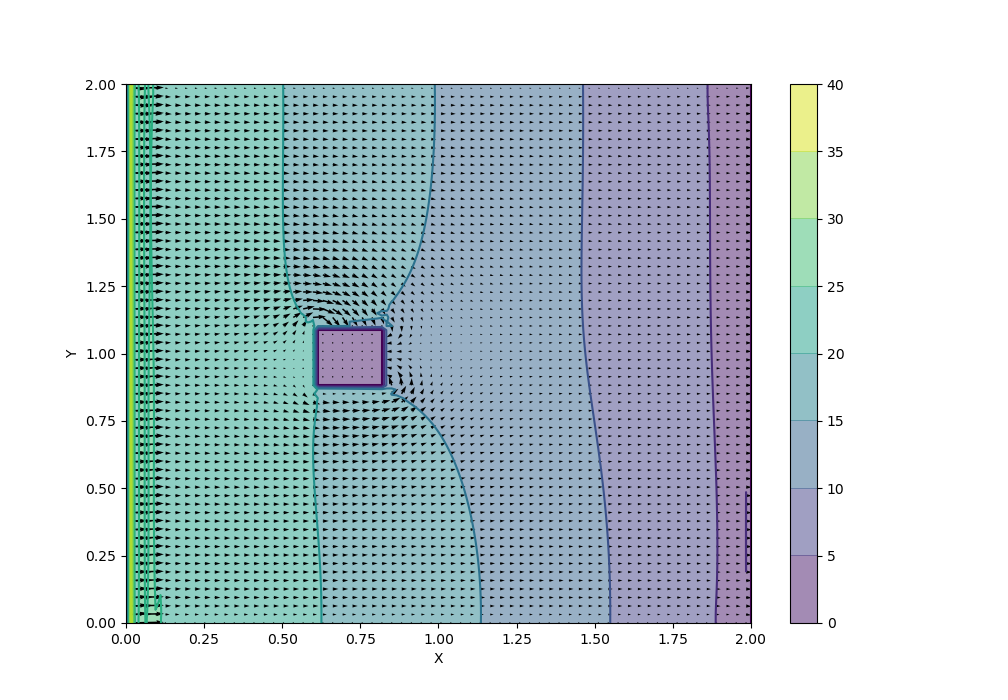

Write the Python code that produced this figure.
from matplotlib import pyplot as plt
from matplotlib import cm
import numpy as np
import random

class calc():
    def __init__(self):
        self.nx, self.ny = 128, 128
        self.spx, self.epx = self.obstacle(self.nx)
        self.spy, self.epy = self.obstacle(self.ny)
        self.dx, self.dy = 2/(self.nx - 1), 2/(self.ny - 1)
        self.nt = 100
        self.nit = 100
        self.rho = 1
        self.nu = .1
        self.dt = .0001

    def obstacle(self, mesh):
        spx = random.randint(mesh/8, 3*mesh/4)
        return int(spx), int(spx+(mesh/8))

    def build_up_b(self, b, u, v):
        
        b[1:-1, 1:-1] = (self.rho * (1 / self.dt * 
                        ((u[1:-1, 2:] - u[1:-1, 0:-2]) / 
                        (2 * self.dx) + (v[2:, 1:-1] - v[0:-2, 1:-1]) / (2 * self.dy)) -
                        ((u[1:-1, 2:] - u[1:-1, 0:-2]) / (2 * self.dx))**2 -
                        2 * ((u[2:, 1:-1] - u[0:-2, 1:-1]) / (2 * self.dy) *
                            (v[1:-1, 2:] - v[1:-1, 0:-2]) / (2 * self.dx))-
                            ((v[2:, 1:-1] - v[0:-2, 1:-1]) / (2 * self.dy))**2))
        return b

    def pressure_poisson(self, p, b):
        pn = np.empty_like(p)
        pn = p.copy()
        
        for q in range(self.nit):
            pn = p.copy()
            p[1:-1, 1:-1] = (((pn[1:-1, 2:] + pn[1:-1, 0:-2]) * self.dy**2 + 
                            (pn[2:, 1:-1] + pn[0:-2, 1:-1]) * self.dx**2) /
                            (2 * (self.dx**2 + self.dy**2)) -
                            self.dx**2 * self.dy**2 / (2 * (self.dx**2 + self.dy**2)) * 
                            b[1:-1,1:-1])

            p[-1, :] =p[-2, :]  # dp/dy = 0 at y = 2
            p[0, :] = p[1, :]  # dp/dy = 0 at y = 0
            
            p[self.spx, self.spy:self.epy] = p[self.spx-1, self.spy:self.epy]
            p[self.epx, self.spy:self.epy] = p[self.epx-1, self.spy:self.epy]
            p[self.spx:self.epx, self.spy] = p[self.spx:self.epx, self.spy-1]
            p[self.spx:self.epx, self.epy] = p[self.spx:self.epx, self.epy-1]
            p[self.spx+1:self.epx-1, self.spy+1:self.epy-1] = 0
        return p

    def cavity_flow(self):
        u, v = np.zeros((self.ny, self.nx)), np.zeros((self.ny, self.nx))
        p, b = np.zeros((self.ny, self.nx)), np.zeros((self.ny, self.nx))
        un , vn = np.empty_like(u), np.empty_like(v)
        
        for n in range(self.nt):
            un, vn = u.copy(), v.copy()
            b = self.build_up_b(b, u, v)
            p = self.pressure_poisson(p, b)
            
            u[1:-1, 1:-1] = (un[1:-1, 1:-1]-
                            un[1:-1, 1:-1] * self.dt / self.dx *
                            (un[1:-1, 1:-1] - un[1:-1, 0:-2]) -
                            vn[1:-1, 1:-1] * self.dt / self.dy *
                            (un[1:-1, 1:-1] - un[0:-2, 1:-1]) -
                            self.dt / (2 * self.rho * self.dx) * (p[1:-1, 2:] - p[1:-1, 0:-2]) +
                            self.nu * (self.dt / self.dx**2 *
                            (un[1:-1, 2:] - 2 * un[1:-1, 1:-1] + un[1:-1, 0:-2]) +
                            self.dt / self.dy**2 *
                            (un[2:, 1:-1] - 2 * un[1:-1, 1:-1] + un[0:-2, 1:-1])))

            v[1:-1,1:-1] = (vn[1:-1, 1:-1] -
                            un[1:-1, 1:-1] * self.dt / self.dx *
                        (vn[1:-1, 1:-1] - vn[1:-1, 0:-2]) -
                            vn[1:-1, 1:-1] * self.dt / self.dy *
                        (vn[1:-1, 1:-1] - vn[0:-2, 1:-1]) -
                            self.dt / (2 * self.rho * self.dy) * (p[2:, 1:-1] - p[0:-2, 1:-1]) +
                            self.nu * (self.dt / self.dx**2 *
                        (vn[1:-1, 2:] - 2 * vn[1:-1, 1:-1] + vn[1:-1, 0:-2]) +
                            self.dt / self.dy**2 *
                        (vn[2:, 1:-1] - 2 * vn[1:-1, 1:-1] + vn[0:-2, 1:-1])))

            u[0, :], v[0, :] = 0, 0
            u[:, 0], v[:, 0] = 0.98, 0.02
            u[:, -1], v[:, -1] = 0, 0
            u[-1, :], v[-1, :] = 0, 0
            u[self.spx:self.epx, self.spy:self.epy], v[self.spx:self.epx, self.spy:self.epy] = 0, 0

        X, Y = np.meshgrid(np.linspace(0, 2, self.nx), np.linspace(0, 2, self.ny))
        fig = plt.figure(figsize=(11,7), dpi=100)

        plt.contourf(X, Y, p, alpha=0.5, cmap=cm.viridis)  
        plt.colorbar()
        plt.contour(X, Y, p, cmap=cm.viridis)
        plt.quiver(X[::2, ::2], Y[::2, ::2], u[::2, ::2], v[::2, ::2]) 
        plt.xlabel('X')
        plt.ylabel('Y')
        plt.show()

def main():
    c = calc()
    c.cavity_flow()
 
if __name__ == '__main__':
    main()
